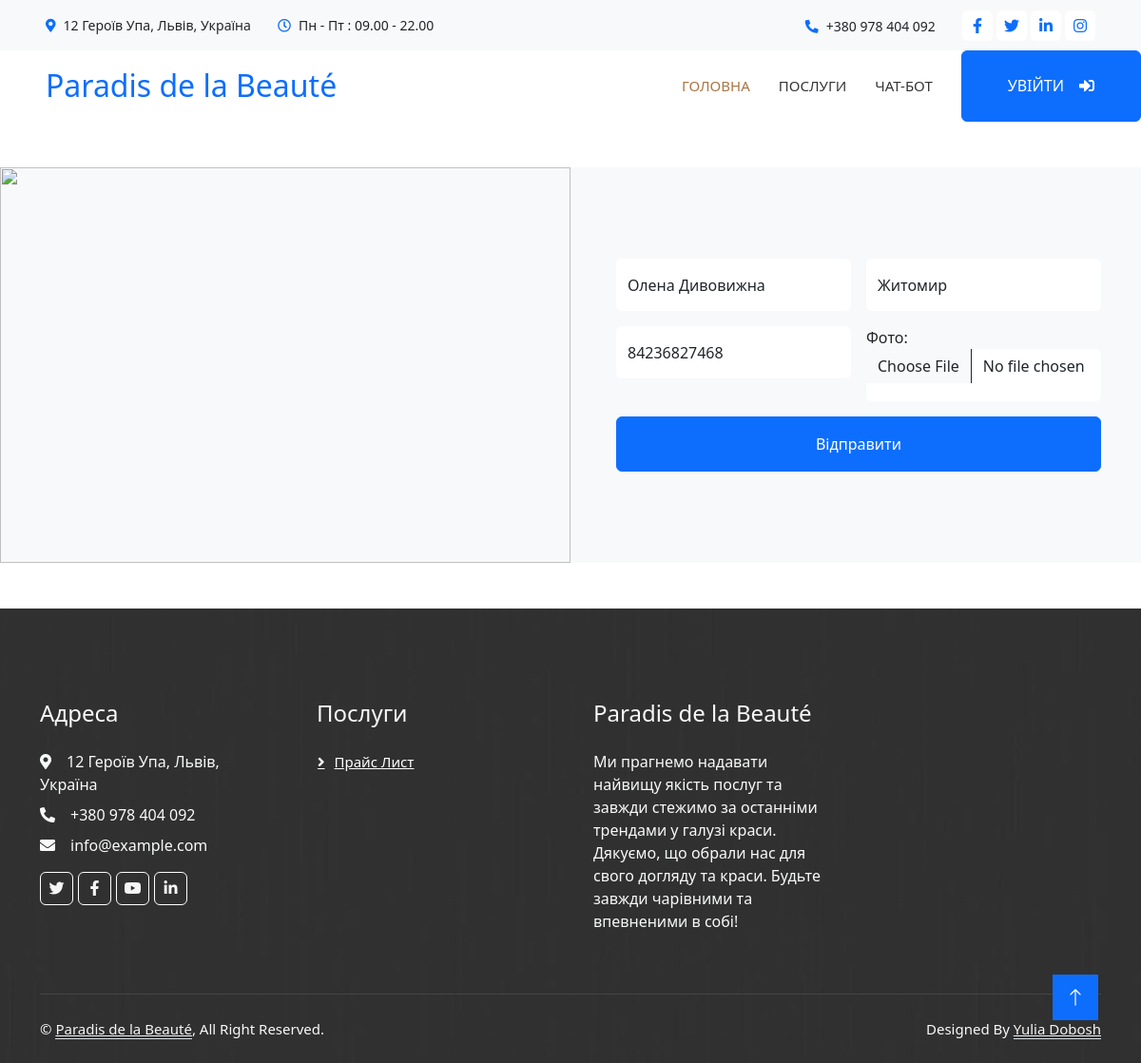
/edit/client/1/, run on the app's committed database.
### paradis/models.py (models this page shows, shortened)
class Client(models.Model):
    full_name = models.CharField(max_length=255)
    address = models.CharField(max_length=255)
    photo = models.FileField(upload_to="photos/", blank=True, null=True)
    phone_number = models.CharField(max_length=20)
    email = models.EmailField()
    user = models.ForeignKey(User, on_delete=models.CASCADE)

### paradis/views.py (the view, shortened to what this page needs)
# urls.py: path("edit/<str:object_type>/<int:object_id>/", views.edit, name="edit"),
def edit(request, object_type, object_id):
    is_client, is_master, is_admin = user_type(request)
    masters = Master.objects.filter(is_confirmed=True)
    service_categories = ServiceCategory.objects.all()
    context = {
        "obj_type": object_type,
        "obj_id": object_id,
        "service_categories": service_categories,
        "masters": masters,
        "is_client": is_client,
        "is_master": is_master,
        "is_admin": is_admin,
    }
    if object_type == "master":
        obj = get_object_or_404(Master, pk=object_id)
        context["obj"] = obj
        if request.method == "POST":
            obj.full_name = request.POST["full_name"]
            obj.bio = request.POST["bio"]
            obj.address = request.POST["address"]
            obj.phone_number = request.POST["phone_number"]
            obj.instagram = request.POST["instagram"]
            obj.twitter = request.POST["twitter"]
            obj.facebook = request.POST["facebook"]
            if "photo" in request.FILES:
                obj.photo = request.FILES["photo"]
            obj.save()
            return redirect(profile)
        return render(request, "public/edit_master.html", context)
    elif object_type == "client":
        obj = get_object_or_404(Client, pk=object_id)
        context["obj"] = obj
        return render(request, "public/edit_client.html", context)
    else:
        return error(request, "Invalid object_type")

### paradis/views.py (called while the page is built, shortened)
def user_type(request):
    user = request.user
    is_client = False
    is_master = False
    is_admin = False
    return is_client, is_master, is_admin

### templates/public/edit_client.html (shortened to what this page needs)
{% extends 'public/template/public_template.html' %}
{% load static %}
{% block main %}
  <div class="container-fluid bg-light overflow-hidden my-5 px-lg-0">
    <div class="container quote px-lg-0">
      <div class="row g-0 mx-lg-0">
        <div class="col-lg-6 ps-lg-0" style="min-height: 400px">
          <div class="position-relative h-100">
            {% if obj.photo %}
              <img class="position-absolute img-fluid w-100 h-100" src="{{ obj.photo.url }}" style="object-fit: cover" alt="" />
            {% else %}
              <img class="position-absolute img-fluid w-100 h-100" src="https://cdn-icons-png.flaticon.com/512/219/219969.png" style="object-fit: cover" alt="" />
            {% endif %}
          </div>
        </div>
        <div class="col-lg-6 quote-text py-5 wow fadeIn" data-wow-delay="0.5s">
          <div class="p-lg-5 pe-lg-0">
            <form method="POST" action="{% url 'edit' object_type='client' object_id=obj_id %}" class="my-form" enctype="multipart/form-data">
              <div class="row g-3">
                <div class="col-12 col-sm-6">
                  <input type="text" class="form-control border-0" placeholder="Повне ім'я" style="height: 55px" name="full_name" id="full_name" value="{{ obj.full_name }}" />
                </div>
                <div class="col-12 col-sm-6">
                  <input type="text" class="form-control border-0" style="height: 55px" placeholder="Адреса" name="address" id="address" value="{{ obj.address }}" />
                </div>
                <div class="col-12 col-sm-6">
                  <input type="text" class="form-control border-0" style="height: 55px" placeholder="Номер телефону" name="phone_number" id="phone_number" value="{{ obj.phone_number }}" />
                </div>
                <div class="col-12 col-sm-6">
                  <label for="file">Фото:</label>
                  <input type="file" class="form-control border-0" style="height: 55px" id="fileInput" name="photo" onchange="loadNewFile(event)" />
                </div>
                <div class="col-12">
                  <button class="btn btn-primary w-100 py-3" type="submit">Відправити</button>
                </div>
              </div>
            </form>
          </div>
        </div>
      </div>
    </div>
  </div>
{% endblock %}

### static/assets/css/style.css (style rules this page uses)
:root { --primary: #AB7442; --light: #F5F5F5; --dark: #353535; }
.btn { font-weight: 500; transition: .5s; }
.btn.btn-primary, .btn.btn-secondary { color: #FFFFFF; }
@media (min-width: 992px) { .container.quote { max-width: 100% !important; } }
@media (min-width: 992px) { .quote-text { padding-right: calc(((100% - 960px) / 2) + .75rem); } }
@media (min-width: 1200px) { .quote-text { padding-right: calc(((100% - 1140px) / 2) + .75rem); } }

### data on the page
Client: full_name "Олена Дивовижна", address "Житомир", phone_number "84236827468"
